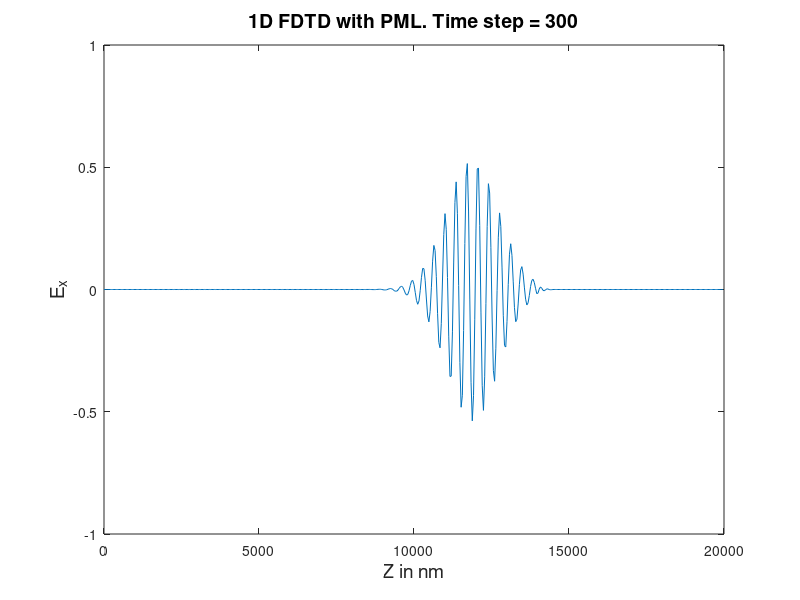

Here is the MATLAB script that generated this plot:
% 1D FDTD method.
% With PML Boundary conditions.
% All units in eV, fs, nm.

% Based on: http://dougneubauer.com/wp-content/uploads/wdata/yee2dpml1/yee2d_c.txt
% An adaptation of 2-D FDTD TE code of Dr. Susan Hagness.

%--------------------------------------------------------------------%
clc
close all
clear all
%--------------------------------------------------------------------%


% Speed of light in nm/fs.
light_spd = 299.792458;

% S = 1 courant factor OLD
% Courant factor.
cfl_factor = 0.99;

%dz = light_spd * dt /  cfl_factor;
dx = 40;

% Time step in femto seconds.
dt = dx * cfl_factor / light_spd;

% Maximum time limit.
t_max = 300;
t_delay = 10;


% Permeability of free space in (V fs^2/e nm).
mu0 = 2.013354451e-4;

% Permittivity of free space in (e / V nm).
eps0 = 55.26349597e-3;

% Planck's constant.
h = 0.6582119514;

% Frequency of light in eV (electron-volts).
omega_ev = 3.5;

% Frequency of light in (1/fs).
omega = omega_ev / h;

lambda = light_spd / (omega * dx);


% Width of electric beam.
tau = 4.0;

% Position index of source.
src_position = 75;

% 1D grid size.
grid_size = 500;

% Space axis
X = (0:grid_size - 1) .* dx;

% Permitivity array.
eps(1:349) = eps0;

% Permitivity array.
eps(350:grid_size) = eps0 * 2.5;

% Permeability array.
mu(1:grid_size) = mu0;

% Conductivity array.
sigma(1:grid_size) = 0;

% Width of PML layer.
pml_width = 55;

% Optimal polynomial order for grading sigma array (pp 293, Taflove).
grading_order = 3;

% Impedance.
eta = sqrt(mu0 / eps0);

% Required reflection factor.
R = 1e-8;

% Taflove, pp 293, Eq 7.62.
sigma_max = -(grading_order+1) * log(R) / (2 * eta * pml_width * dx);

% Taflove, pp 292, Eq 7.60a.
for i = 1:pml_width
    sigma_in_pml = ((i / pml_width) .^ grading_order) * sigma_max;

    % Lossy electric conductivity profile.
    sigma(grid_size-pml_width+i) = sigma_in_pml;
    sigma(pml_width-i+1) = sigma_in_pml;
end


% Eq 7.8 Taflove, pp 275
% Magnetic conductivity loss.
sigma_star(1:grid_size) = sigma .* mu0 ./ eps0;

% PML constants.
A = ((mu - 0.5 * dt * sigma_star) ./ (mu + 0.5 * dt * sigma_star));
B = (dt / dx) ./ (mu + 0.5 * dt * sigma_star);
C = ((eps - 0.5 * dt * sigma)./(eps + 0.5 * dt * sigma));
D = (dt / dx) ./ (eps + 0.5 * dt * sigma);

% Electromagnetic field projections in space array.
hy(1:grid_size) = 0.0;
ex(1:grid_size) = 0.0;

% Plot configuration.
fh = figure(1);
set(fh, 'Color', 'white');

% Time loop.
for time_step = 1:t_max
        % Insert source in certain space grid.
        % Electric field is an Gaussian envelop.
        t = time_step * dt;
        source = exp(-(((t_delay - t) / tau) ^ 2)) * cos(omega * t);
        ex(src_position) = ex(src_position) + source;


        % Hy field calculation.
        for i = 1:grid_size - 1
            hy(i) = A(i) * hy(i) - B(i) * (ex(i+1) - ex(i));
        end


        % Ex field calculation.
        % i= 1 = pec, so don't evaluate.
        for i = 2:grid_size - 1
            ex(i) = C(i) * ex(i) - D(i) * (hy(i) - hy(i-1));
        end

        %ex(grid_size) = ex(grid_size - 1);


        % Draw plot.
        figure(1)
        plot(X, ex)
        xlabel('Z in nm','fontSize', 14);
        ylabel('E_x','fontSize', 14);

        time_step_str = int2str(time_step);
        title(['1D FDTD with PML. Time step = ', time_step_str],'fontSize', 14);
        axis([0 grid_size*dx -1 1]);
        getframe();
end